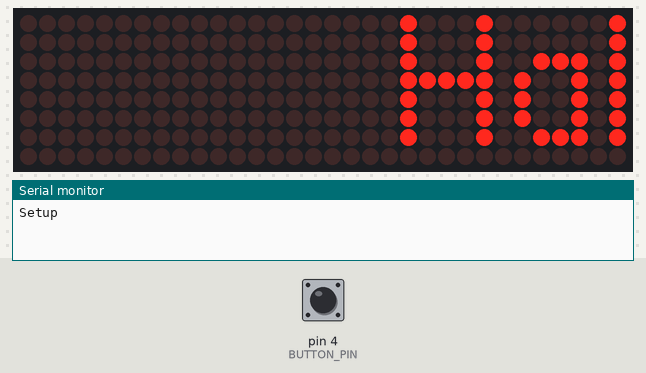
Bench run of a sketch on a simulated Arduino Uno, built with avr-gcc and run on an emulated ATmega328P. On the bench: 32×8 LED matrix, the last lines printed to the serial monitor. The test bench sets the inputs (shaded band); at power-on: pin 4 (BUTTON_PIN) HIGH.

Above: at 1.25 s.
1.3 s: pin 4 (BUTTON_PIN) pulled LOW for 0.15 s
At 2.6 s:
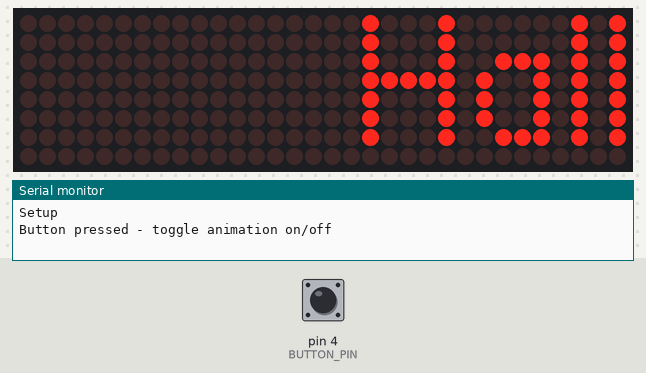
2.9 s: pin 4 (BUTTON_PIN) pulled LOW for 1 s
At 3.95 s:
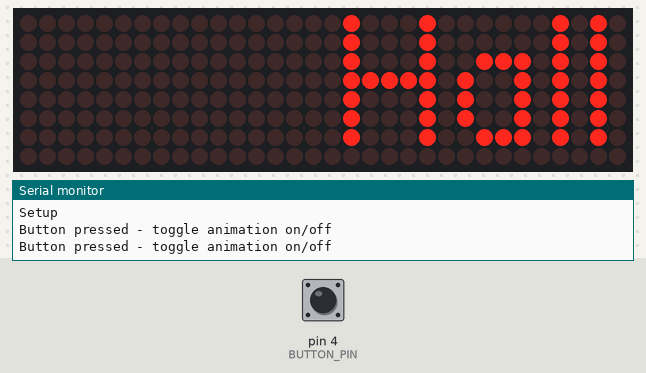

The sketch:

arduino-laufschrift.ino
```cpp
#include <Arduino.h>
#include <MD_Parola.h>
#include <MD_MAX72xx.h>
#include <SPI.h>

// Konfigurationswerte
#define BUTTON_PIN     4
boolean suspend        = false;
int prevButtonValue    = LOW;
boolean firstRun       = true;

#define DISPLAY_TYPE   MD_MAX72XX::FC16_HW
#define MAX_DISPLAYS   4
#define CLK_PIN        5
#define DATA_PIN       6
#define CS_PIN         7
#define TEXT           "Hallo, Arduino und hallo, AVR!"

//MD_Parola display = MD_Parola(DISPLAY_TYPE, CS_PIN, MAX_DISPLAYS);                     // Hardware SPI (Pins je nach Arduino-Modell unterschiedlich, dafür schneller)
MD_Parola display = MD_Parola(DISPLAY_TYPE, DATA_PIN, CLK_PIN, CS_PIN, MAX_DISPLAYS);    // Software SPI (Pins frei auswählbar, dafür CPU-Hungriger)


/**
 * Hardware initialisieren. Diese Funktion wird zum Einschalten
 * automatisch einmal aufgerufen.
 */
void setup(void) {
  Serial.begin(9600);
  Serial.println("Setup");

  pinMode(BUTTON_PIN, INPUT_PULLUP);
  display.begin();
}


/**
 * Haupfunktion des Programms. Diese Funktion wird automatisch in
 * einer Endlosschleife aufgerufen.
 */
void loop(void) {
  // Taster zum Anhalten/Fortsetzen der Animation abfragen
  int buttonValue = digitalRead(BUTTON_PIN);

  if (buttonValue != prevButtonValue) {
    prevButtonValue = buttonValue;

    if (buttonValue == HIGH && !firstRun) {
      Serial.println("Button pressed - toggle animation on/off");
      suspend = !suspend;
      display.displaySuspend(suspend);
    } else {
      firstRun = false;
    }
  }

  // Animation neustarten, sobald sie zu Ende gelaufen ist
  if (!suspend && display.displayAnimate()) {
    display.displayScroll(TEXT, PA_CENTER, PA_SCROLL_LEFT, 100);
  }
}
```

Measured:
- after the input at 2.9 s, the display: changes after 1.0 s (image 2)
